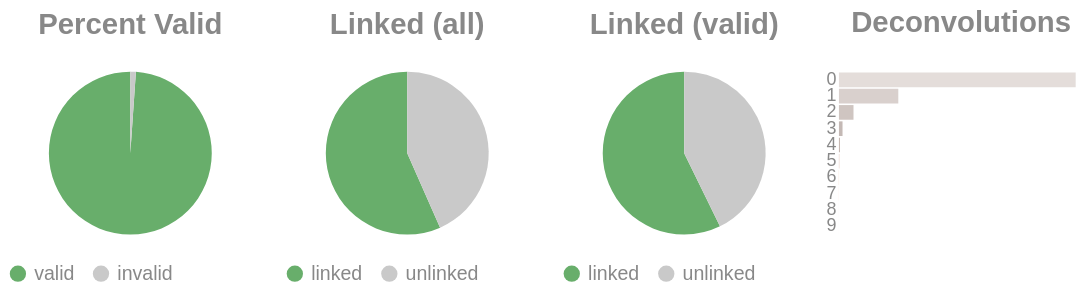

This figure's notebook cell:
### Code cell
if SKIPLR:
    pass
else:
    clash = Counter()
    for i in valids['molecule'].to_list():
        _mol = i.split("-")
        if len(_mol) == 1:
            clash.update('0')
        else:
            clash.update(_mol[-1])

    _d = {"deconvolutions": [], 'count': []}
    for k,v in clash.items():
        _d['deconvolutions'].append(k)
        _d['count'].append(v)

    tot_valid = valids['reads'].sum()
    mask = valids['reads'] >= 2
    n_linked_reads = valids.filter(mask)['reads'].sum()
    if n_linked_reads == 0:
        print_html("No linked molecules (>=2 reads) were detected; skipping linked-only distributions.")
        SKIPLR = True
    else:
        perc_valid = round(tot_valid / n_reads, 4)
        linked_perc_abs = round(n_linked_reads / n_reads, 4)
        linked_perc = round(n_linked_reads / tot_valid, 4)

    _valid = pl.DataFrame({"valids": ['valid', 'invalid'], "count": [tot_valid, n_reads - tot_valid]})
    _linked_abs = pl.DataFrame({"linked (absolute)": ['linked', 'unlinked'], "count": [n_linked_reads, n_reads - n_linked_reads]})
    _linked_rel = pl.DataFrame({"linked (valids)": ['linked', 'unlinked'], "count": [n_linked_reads, tot_valid - n_linked_reads]})

    (
        alt.hconcat(
            piechart(_valid, goodval = 'valid', title = "Percent Valid"),
            piechart(_linked_abs, goodval = "linked", title =  "Linked (all)"),
            piechart(_linked_rel, goodval = "linked", title =  "Linked (valid)"),
            convolutionbar(pl.DataFrame(_d), title = "Deconvolutions"),
            center = True,
            bounds = 'flush'
        )
        .resolve_scale(color='independent')
        .resolve_legend('independent')
        .properties(usermeta={'embedOptions': {"actions": False}})
    ).display()

### Figure 1 — Vega-Lite specification as saved in the notebook (floating-point values rounded to 4 significant figures)
{"width": "container", "height": 400, "config": {"title": {"anchor": "start", "dy": -15, "fontSize": 18, "color": "#888888", "subtitleColor": "#888888", "subtitleFontSize": 14}, "arc": {"fill": "#0072B2"}, "axis": {"domainColor": "#888888", "domainWidth": 0.5, "gridWidth": 0.2, "grid": false, "titleFontWeight": 400, "titleFontSize": 15, "labelFontSize": 11, "labelColor": "#888888", "tickColor": "#888888", "tickWidth": 0.2, "titleColor": "#888888"}, "axisBand": {"grid": false}, "axisX": {"grid": true, "tickSize": 10, "domainCap": "round"}, "axisY": {"domain": false, "grid": true, "tickSize": 0, "domainCap": "round"}, "background": "transparent", "header": {"labelFontSize": 15, "labelColor": "#888888", "titleFontSize": 15, "titleFontWeight": 600, "titleColor": "#888888"}, "legend": {"labelFont": "sans-serif", "labelFontSize": 12, "labelColor": "#888888", "symbolSize": 100, "symbolType": "circle", "titleFontSize": 12, "titlePadding": 10, "titleColor": "#888888", "title": null}, "range": {"category": ["#E69F00", "#56B4E9", "#009E73", "#F0E442", "#0072B2", "#D55E00", "#CC79A7", "#000000"], "diverging": ["#cfe8f3", "#a2d4ec", "#73bfe2", "#46abdb", "#1696d2", "#12719e"]}, "area": {"fill": "#0072B2", "fillOpacity": 0.7, "line": true, "strokeOpacity": 0.7}, "line": {"color": "#0072B2", "stroke": "#0072B2", "strokeWidth": 2}, "trail": {"color": "#0072B2", "stroke": "#0072B2", "strokeWidth": 0, "size": 1}, "point": {"filled": true, "fillOpacity": 1.0, "size": 95}, "text": {"color": "#888888", "fontSize": 11, "align": "right", "fontWeight": 400, "size": 11}, "bar": {"fill": "#0072B2", "stroke": null}, "view": {"stroke": null, "continuousWidth": 660, "continuousHeight": 400}}, "hconcat": [{"data": {"name": "data-25e2ab38b1f49b7f2793af706295d863"}, "mark": {"type": "arc"}, "encoding": {"color": {"field": "valids", "legend": {"orient": "bottom", "title": null}, "scale": {"domain": ["valid", "invalid"], "range": ["#68ae6b", "#C9C9C9"]}, "title": "Valids", "type": "nominal"}, "theta": {"field": "count", "type": "quantitative"}, "tooltip": [{"field": "valids", "title": "Valids", "type": "ordinal"}, {"field": "percent", "format": ".2%", "title": "Percent", "type": "quantitative"}, {"field": "count", "title": "Count", "type": "quantitative"}]}, "height": 100, "title": {"text": "Percent Valid", "align": "center", "anchor": "middle"}, "transform": [{"calculate": "datum.count / 14625179", "as": "percent"}], "width": 150}, {"data": {"name": "data-a8df14c4d5df8e70aa8428231e3e5c70"}, "mark": {"type": "arc"}, "encoding": {"color": {"field": "linked (absolute)", "legend": {"orient": "bottom", "title": null}, "scale": {"domain": ["linked", "unlinked"], "range": ["#68ae6b", "#C9C9C9"]}, "title": "Linked (Absolute)", "type": "nominal"}, "theta": {"field": "count", "type": "quantitative"}, "tooltip": [{"field": "linked (absolute)", "title": "Linked (Absolute)", "type": "ordinal"}, {"field": "percent", "format": ".2%", "title": "Percent", "type": "quantitative"}, {"field": "count", "title": "Count", "type": "quantitative"}]}, "height": 100, "title": {"text": "Linked (all)", "align": "center", "anchor": "middle"}, "transform": [{"calculate": "datum.count / 14625179", "as": "percent"}], "width": 150}, {"data": {"name": "data-bdc48b47a16fdd70be0532eeadcc3c43"}, "mark": {"type": "arc"}, "encoding": {"color": {"field": "linked (valids)", "legend": {"orient": "bottom", "title": null}, "scale": {"domain": ["linked", "unlinked"], "range": ["#68ae6b", "#C9C9C9"]}, "title": "Linked (Valids)", "type": "nominal"}, "theta": {"field": "count", "type": "quantitative"}, "tooltip": [{"field": "linked (valids)", "title": "Linked (Valids)", "type": "ordinal"}, {"field": "percent", "format": ".2%", "title": "Percent", "type": "quantitative"}, {"field": "count", "title": "Count", "type": "quantitative"}]}, "height": 100, "title": {"text": "Linked (valid)", "align": "center", "anchor": "middle"}, "transform": [{"calculate": "datum.count / 14465242", "as": "percent"}], "width": 150}, {"data": {"name": "data-3e73bd5c4f850c64682f9480bdd5c16c"}, "mark": {"type": "bar"}, "encoding": {"color": {"field": "deconvolutions", "legend": null, "scale": {"scheme": "lightgreyred"}, "type": "nominal"}, "tooltip": [{"field": "deconvolutions", "title": "Deconvolutions", "type": "ordinal"}, {"field": "percent", "format": ".2%", "title": "Percent", "type": "quantitative"}, {"field": "count", "title": "Count", "type": "quantitative"}], "x": {"axis": null, "field": "count", "type": "quantitative"}, "y": {"field": "deconvolutions", "sort": "ascending", "title": null, "type": "nominal"}}, "height": 100, "title": {"text": "Deconvolutions", "align": "center", "anchor": "middle"}, "transform": [{"calculate": "datum.count / 9039882", "as": "percent"}], "width": 150}], "bounds": "flush", "center": true, "resolve": {"legend": {"angle": "independent"}, "scale": {"color": "independent"}}, "usermeta": {"embedOptions": {"actions": false}}, "$schema": "https://vega.github.io/schema/vega-lite/v6.4.1.json", "datasets": {"data-25e2ab38b1f49b7f2793af706295d863": [{"valids": "valid", "count": 14465242}, {"valids": "invalid", "count": 159937}], "data-a8df14c4d5df8e70aa8428231e3e5c70": [{"linked (absolute)": "linked", "count": 8279515}, {"linked (absolute)": "unlinked", "count": 6345664}], "data-bdc48b47a16fdd70be0532eeadcc3c43": [{"linked (valids)": "linked", "count": 8279515}, {"linked (valids)": "unlinked", "count": 6185727}], "data-3e73bd5c4f850c64682f9480bdd5c16c": [{"deconvolutions": "0", "count": 6782302}, {"deconvolutions": "1", "count": 1700849}, {"deconvolutions": "2", "count": 417152}, {"deconvolutions": "3", "count": 102910}, {"deconvolutions": "4", "count": 26351}, {"deconvolutions": "5", "count": 7136}, {"deconvolutions": "6", "count": 2155}, {"deconvolutions": "7", "count": 692}, {"deconvolutions": "8", "count": 246}, {"deconvolutions": "9", "count": 89}]}}
